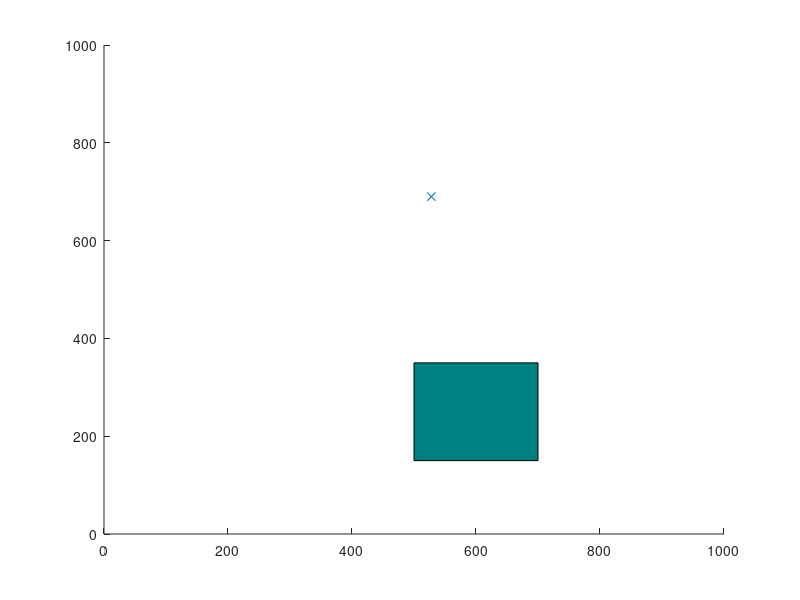

MATLAB code to generate this figure: (Note: this script raises an error after producing the figure.)
% RRT* algorithm in 2D with collision avoidance.
% 
% Author: Sai Vemprala
% 
% nodes:    Contains list of all explored nodes. Each node contains its
%           coordinates, cost to reach and its parent.
% 
% Brief description of algorithm: 
% 1. Pick a random node q_rand.
% 2. Find the closest node q_near from explored nodes to branch out from, towards
%    q_rand.
% 3. Steer from q_near towards q_rand: interpolate if node is too far away, reach
%    q_new. Check that obstacle is not hit.
% 4. Update cost of reaching q_new from q_near, treat it as Cmin. For now,
%    q_near acts as the parent node of q_new.
% 5. From the list of 'visited' nodes, check for nearest neighbors with a 
%    given radius, insert in a list q_nearest.
% 6. In all members of q_nearest, check if q_new can be reached from a
%    different parent node with cost lower than Cmin, and without colliding
%    with the obstacle. Select the node that results in the least cost and 
%    update the parent of q_new.
% 7. Add q_new to node list.
% 8. Continue until maximum number of nodes is reached or goal is hit.

clearvars
close all

x_max = 1000;
y_max = 1000;
obstacle = [500,150,200,200];
EPS = 20;
numNodes = 3000;        

q_start.coord = [0 0];
q_start.cost = 0;
q_start.parent = 0;
q_goal.coord = [999 999];
q_goal.cost = 0;

nodes(1) = q_start;
figure(1)
axis([0 x_max 0 y_max])
rectangle('Position',obstacle,'FaceColor',[0 .5 .5])
hold on

for i = 1:1:numNodes
    q_rand = [floor(rand(1)*x_max) floor(rand(1)*y_max)];
    plot(q_rand(1), q_rand(2), 'x', 'Color',  [0 0.4470 0.7410])
    
    % Break if goal node is already reached
    for j = 1:1:length(nodes)
        if nodes(j).coord == q_goal.coord
            break
        end
    end
    
    % Pick the closest node from existing list to branch out from
    ndist = [];
    for j = 1:1:length(nodes)
        n = nodes(j);
        tmp = dist(n.coord, q_rand);
        ndist = [ndist tmp];
    end
    [val, idx] = min(ndist);
    q_near = nodes(idx);
    
    q_new.coord = steer(q_rand, q_near.coord, val, EPS);
    if noCollision(q_rand, q_near.coord, obstacle)
        line([q_near.coord(1), q_new.coord(1)], [q_near.coord(2), q_new.coord(2)], 'Color', 'k', 'LineWidth', 1);
        drawnow
        hold on
        q_new.cost = dist(q_new.coord, q_near.coord) + q_near.cost;
        
        % Within a radius of r, find all existing nodes
        q_nearest = [];
        r = 60;
        neighbor_count = 1;
        for j = 1:1:length(nodes)
            if noCollision(nodes(j).coord, q_new.coord, obstacle) && dist(nodes(j).coord, q_new.coord) <= r
                q_nearest(neighbor_count).coord = nodes(j).coord;
                q_nearest(neighbor_count).cost = nodes(j).cost;
                neighbor_count = neighbor_count+1;
            end
        end
        
        % Initialize cost to currently known value
        q_min = q_near;
        C_min = q_new.cost;
        
        % Iterate through all nearest neighbors to find alternate lower
        % cost paths
        
        for k = 1:1:length(q_nearest)
            if noCollision(q_nearest(k).coord, q_new.coord, obstacle) && q_nearest(k).cost + dist(q_nearest(k).coord, q_new.coord) < C_min
                q_min = q_nearest(k);
                C_min = q_nearest(k).cost + dist(q_nearest(k).coord, q_new.coord);
                line([q_min.coord(1), q_new.coord(1)], [q_min.coord(2), q_new.coord(2)], 'Color', 'g');                
                hold on
            end
        end
        
        % Update parent to least cost-from node
        for j = 1:1:length(nodes)
            if nodes(j).coord == q_min.coord
                q_new.parent = j;
            end
        end
        
        % Append to nodes
        nodes = [nodes q_new];
    end
end

D = [];
for j = 1:1:length(nodes)
    tmpdist = dist(nodes(j).coord, q_goal.coord);
    D = [D tmpdist];
end

% Search backwards from goal to start to find the optimal least cost path
[val, idx] = min(D);
q_final = nodes(idx);
q_goal.parent = idx;
q_end = q_goal;
nodes = [nodes q_goal];
while q_end.parent ~= 0
    start = q_end.parent;
    line([q_end.coord(1), nodes(start).coord(1)], [q_end.coord(2), nodes(start).coord(2)], 'Color', 'r', 'LineWidth', 2);
    hold on
    q_end = nodes(start);
end


